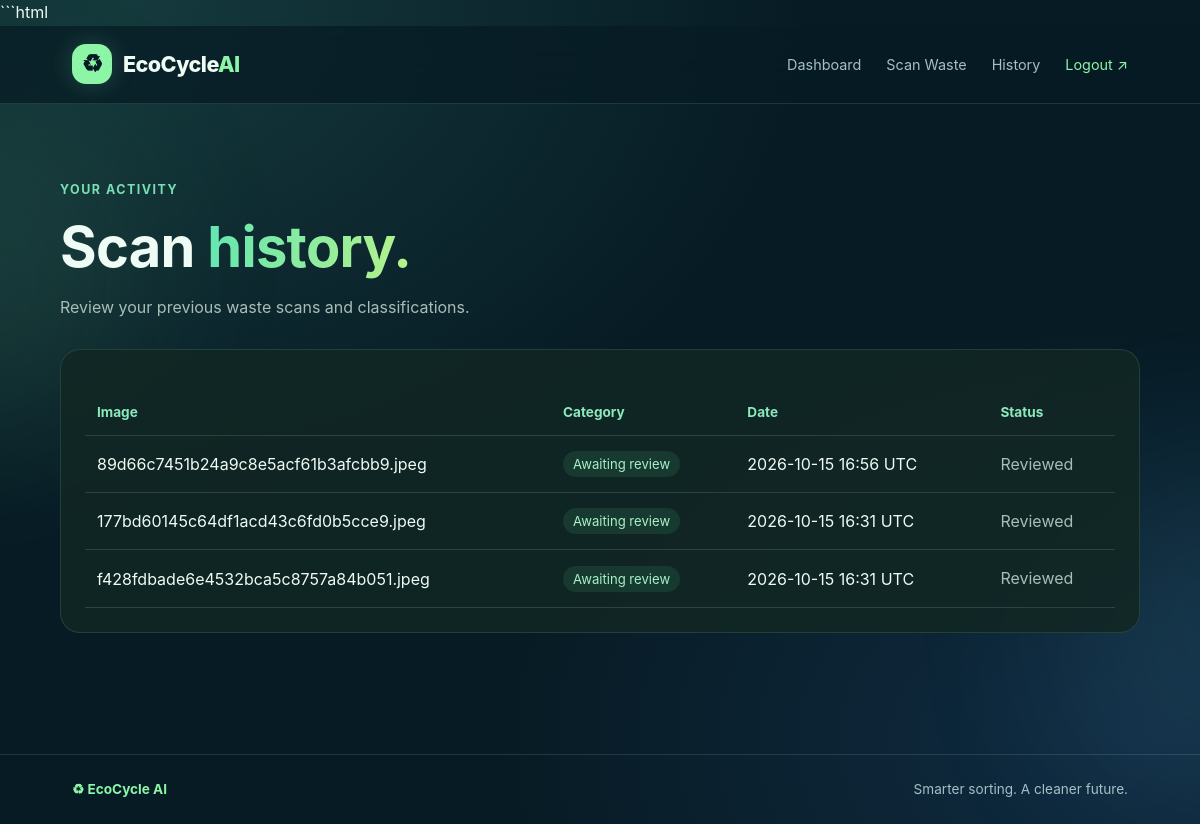
Screenshot of /history (signed in) with the database file from the repository.
### tables this page shows
CREATE TABLE scans (
				id INTEGER PRIMARY KEY AUTOINCREMENT,
				user_id INTEGER NOT NULL REFERENCES users(id),
				filename TEXT NOT NULL,
				category TEXT NOT NULL,
				created_at TEXT NOT NULL
			);

### app.py (the view)
@app.route("/history")
@login_required
def history():
	return render_template("history.html", scans=user_scans(session["user_id"]))

### app.py (called while the page is built)
def connect_database():
	connection = sqlite3.connect(DATABASE)
	connection.row_factory = sqlite3.Row
	return connection

def login_required(view):
	@wraps(view)
	def wrapped_view(*args, **kwargs):
		if "user_id" not in session:
			return redirect(url_for("login"))
		return view(*args, **kwargs)
	return wrapped_view

def user_scans(user_id):
	with connect_database() as connection:
		return connection.execute(
			"SELECT filename, category, created_at FROM scans WHERE user_id = ? ORDER BY id DESC",
			(user_id,),
		).fetchall()

### templates/history.html (shortened to what this page needs)
{% extends "base.html" %}
{% block content %}
<section class="page-heading">
    <span class="eyebrow">YOUR ACTIVITY</span>
    <h1>Scan <span class="gradient-text">history.</span></h1>
    <p class="muted">Review your previous waste scans and classifications.</p>
</section>
<section class="panel">
    {% if scans %}
        <div class="table-wrap">
            <table class="data-table">
                <thead>
                    <tr>
                        <th>Image</th>
                        <th>Category</th>
                        <th>Date</th>
                        <th>Status</th>
                    </tr>
                </thead>
                <tbody>
                    {% for scan in scans %}
                    <tr>
                        <td>{{ scan.filename }}</td>
                        <td>
                            <span class="category-pill">
                                {{ scan.category }}
                            </span>
                        </td>
                        <td>{{ scan.created_at }}</td>
                        <td>
                            {% if scan.category == 'Recyclable' %}
                                <span class="status-good">Recyclable</span>
                            {% else %}
                                <span class="muted">Reviewed</span>
                            {% endif %}
                        </td>
                    </tr>
                    {% endfor %}
                </tbody>
            </table>
        </div>
    {% endif %}
</section>
{% endblock %}

### templates/base.html (shortened to what this page needs)
<!DOCTYPE html>
<html lang="en">
<head>
    <link rel="stylesheet"
          href="{{ url_for('static', filename='css/style.css') }}">
</head>
<body>
    <div class="ambient ambient-one"></div>
    <div class="ambient ambient-two"></div>
    <header class="navbar">
        <a class="brand" href="{{ url_for('index') }}">
            <span class="brand-icon">♻</span>
            <span>EcoCycle<span class="brand-highlight">AI</span></span>
        </a>
        {% if session.get('user_id') %}
        <nav class="nav-links">
            <a href="{{ url_for('dashboard') }}">Dashboard</a>
            <a href="{{ url_for('scan') }}">Scan Waste</a>
            <a href="{{ url_for('history') }}">History</a>
            <a href="{{ url_for('logout') }}" class="nav-logout">Logout ↗</a>
        </nav>
        {% else %}
        <nav class="nav-links">
            <a href="{{ url_for('login') }}">Login</a>
            <a href="{{ url_for('register') }}" class="nav-cta">Get Started ↗</a>
        </nav>
        {% endif %}
    </header>
    <main class="page-content">
        {% block content %}{% endblock %}
    </main>
    <footer class="site-footer">
        <span>♻ EcoCycle AI</span>
        <span>Smarter sorting. A cleaner future.</span>
    </footer>
</body>
</html>

### templates/static/css/style.css (style rules this page uses)
:root { --bg: #071b24; --surface: rgba(17, 43, 52, 0.86); --surface-light: #173842; --green: #8df5a6; --green-dark: #45d879; --blue: #71d9ff; --text: #effbf5; --muted: #a4c0c5; --border: rgba(173, 229, 217, 0.14); --radius: 22px; }
* { box-sizing: border-box; margin: 0; padding: 0; }
html { scroll-behavior: smooth; }
body { min-height: 100vh; color: var(--text); background: radial-gradient(ellipse at 10% 0%, #153a3d 0%, transparent 45%), radial-gradient(ellipse at 95% 90%, #102b42 0%, transparent 40%), var(--bg); font-family: Inter, "Segoe UI", Arial, sans-serif; line-height: 1.6; overflow-x: hidden; }
a { color: inherit; text-decoration: none; }
.ambient { position: fixed; width: 300px; height: 300px; border-radius: 50%; filter: blur(100px); opacity: 0.12; pointer-events: none; z-index: -1; animation: floatGlow 12s ease-in-out infinite alternate; }
.ambient-one { background: var(--green); top: 15%; left: -180px; }
.ambient-two { background: var(--blue); right: -180px; bottom: 5%; animation-delay: -5s; }
.navbar { min-height: 78px; padding: 16px 6%; display: flex; align-items: center; justify-content: space-between; gap: 20px; border-bottom: 1px solid var(--border); background: rgba(7, 27, 36, 0.75); backdrop-filter: blur(18px); position: sticky; top: 0; z-index: 10; }
.brand { display: inline-flex; align-items: center; gap: 11px; font-size: 1.35rem; font-weight: 800; letter-spacing: -0.6px; }
.brand-icon { width: 40px; height: 40px; display: grid; place-items: center; color: var(--bg); background: var(--green); border-radius: 14px; font-size: 1.5rem; box-shadow: 0 0 24px rgba(141, 245, 166, 0.2); }
.brand-highlight { color: var(--green); }
.nav-links { display: flex; align-items: center; flex-wrap: wrap; gap: 25px; color: var(--muted); font-size: 0.9rem; }
.nav-logout { color: var(--green); }
.page-content { width: min(1180px, 90%); min-height: calc(100vh - 150px); margin: 0 auto; padding: 48px 0 70px; }
.site-footer { display: flex; justify-content: space-between; gap: 16px; padding: 24px 6%; border-top: 1px solid var(--border); color: var(--muted); font-size: 0.85rem; }
.site-footer span:first-child { color: var(--green); font-weight: 700; }
.eyebrow { color: var(--green); text-transform: uppercase; letter-spacing: 2px; font-size: 0.75rem; font-weight: 800; }
h1, h2, h3 { line-height: 1.2; letter-spacing: -0.7px; }
h1 { font-size: clamp(2rem, 5vw, 3.7rem); margin: 12px 0 18px; }
p { color: var(--muted); }
.table-wrap { overflow-x: auto; }
table { width: 100%; border-collapse: collapse; margin-top: 15px; }
th, td { padding: 14px 12px; text-align: left; border-bottom: 1px solid var(--border); }
th { color: var(--muted); font-size: 0.82rem; }
.auth-info h1, .page-heading h1 { font-size: clamp(2.1rem, 5vw, 3.5rem); line-height: 1.12; margin: 16px 0; }
.gradient-text { background: linear-gradient(100deg, #62e6b2, #b8f28b); -webkit-background-clip: text; background-clip: text; color: transparent; }
.eyebrow { color: #78dfb4; font-size: 0.78rem; font-weight: 700; letter-spacing: 0.12em; }
.muted, .auth-info p, .feature-card p, .tip-item p { color: #a9bdb7; line-height: 1.65; }
.auth-card, .panel, .stat-card, .feature-card, .banner-card, .impact-card { background: rgba(18, 39, 36, 0.88); border: 1px solid rgba(130, 200, 174, 0.16); border-radius: 20px; padding: 24px; }
.page-heading { margin: 28px 0; }
.table-wrap { width: 100%; overflow-x: auto; }
.data-table { width: 100%; border-collapse: collapse; text-align: left; }
.data-table th, .data-table td { padding: 15px 12px; border-bottom: 1px solid #29463d; white-space: nowrap; }
.data-table th { color: #8ce9bd; font-size: 0.85rem; }
.category-pill, .status-good { display: inline-block; color: #a7f1c9; background: rgba(64, 164, 111, 0.16); padding: 5px 10px; border-radius: 20px; font-size: 0.82rem; }

### rows the page displays
scans: filename "89d66c7451b24a9c8e5acf61b3afcbb9.jpeg", category "Awaiting review", created_at "2026-10-15 16:56 UTC", shows "Reviewed"
scans: filename "177bd60145c64df1acd43c6fd0b5cce9.jpeg", category "Awaiting review", created_at "2026-10-15 16:31 UTC", shows "Reviewed"
scans: filename "f428fdbade6e4532bca5c8757a84b051.jpeg", category "Awaiting review", created_at "2026-10-15 16:31 UTC", shows "Reviewed"
